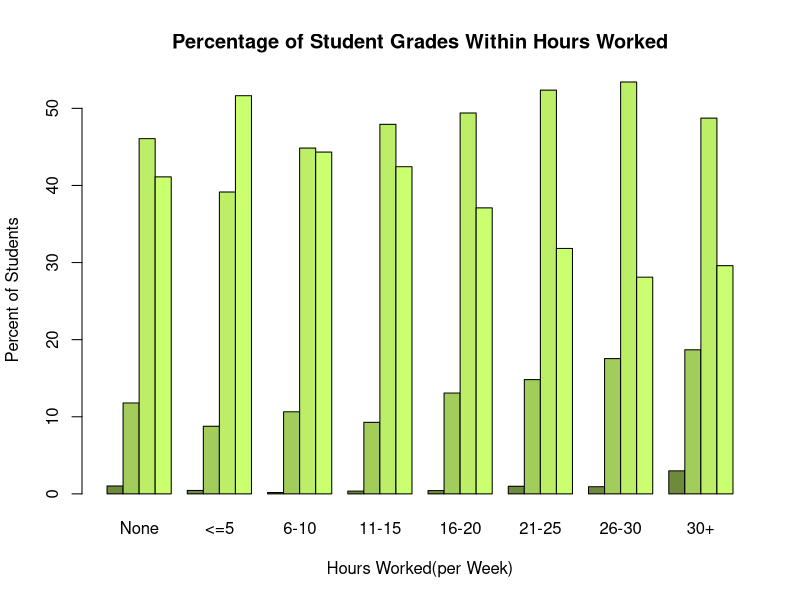

Write R code to recreate this figure.
rdata <- read.csv('ReportData.csv')
grde_vector <-  vector(mode = "character",length = length(rdata$StudentGrades))
grde_vector[rdata$StudentGrades == 1] <- "D"
grde_vector[rdata$StudentGrades >1 & rdata$StudentGrades < 5] <- 'C'
grde_vector[rdata$StudentGrades >4 & rdata$StudentGrades < 8] <- 'B'
grde_vector[rdata$StudentGrades >7] <- 'A'
hour_vector <-vector(mode ='character', length = length(rdata$Hours.Worked))
hour_vector[rdata$Hours.Worked == 1] <- 'None'
hour_vector[rdata$Hours.Worked >1 & rdata$Hours.Worked < 4] <- '1-10'
hour_vector[rdata$Hours.Worked >3 & rdata$Hours.Worked < 6] <- '11-20'
hour_vector[rdata$Hours.Worked >5 & rdata$Hours.Worked < 8] <- '21-30'
hour_vector[rdata$Hours.Worked == 8] <- '30+'
# rdata$StudentGrades <- factor(rdata$StudentGrades, levels = c(1,2,3,4,5,6,7,8,9), labels=c('d','c-','c','c+','b-','b','b+','a-','a'))
rdata$Hours.Worked <- factor(rdata$Hours.Worked, levels= c(1,2,3,4,5,6,7,8), labels = c('None','<=5','6-10','11-15','16-20','21-25','26-30','30+'))
grade <- factor(grde_vector, level = c("D","C","B","A"), ordered = TRUE)
rdata <- cbind(rdata, grade)
hour <- factor(hour_vector, level = c('None', '1-10', '11-20', '21-30', '30+'))
rdata <- cbind(rdata, hour)
ttable <-  table(rdata$grade, rdata$Hours.Worked)
ttable
per_ttable <- prop.table(ttable,2)*100
per_ttable
options(digits = 2)
(Xsq <- chisq.test(ttable, correct = FALSE)) 
Xsq
Xsq$expected
workplot <-  barplot(per_ttable, beside = TRUE,
                     main = 'Percentage of Student Grades Within Hours Worked',
                     ylab ='Percent of Students',
                     xlab ='Hours Worked(per Week)',
                     col= c('darkolivegreen4','darkolivegreen3', 'darkolivegreen2', 'darkolivegreen1'))

